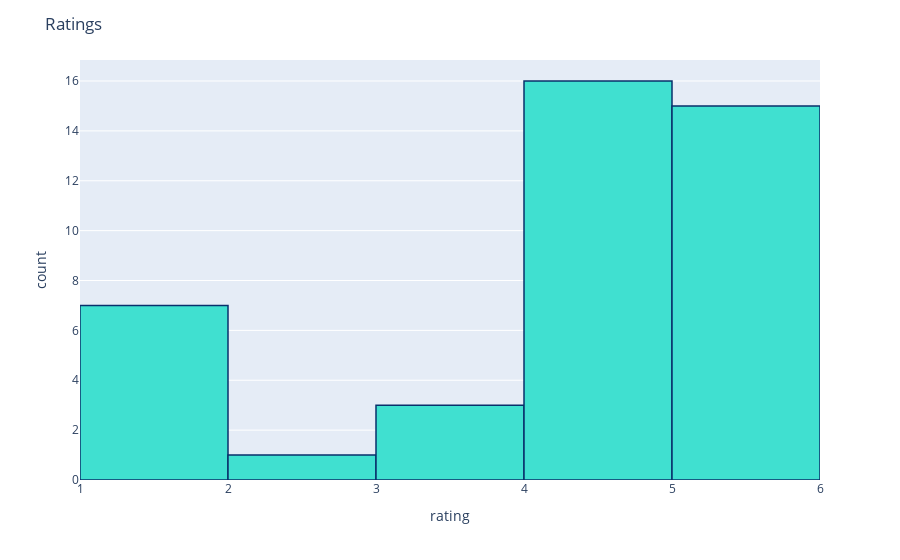

The notebook cell this image was saved under:
### Code cell
fig = px.histogram(rating_df, x="rating")
fig.update_traces(marker_color="turquoise",marker_line_color='rgb(8,48,107)',
                  marker_line_width=1.5)
fig.update_layout(title_text='Ratings')
fig.show()

### Figure 1 — Plotly figure (JSON) as saved in the notebook; plotly's stock layout.template omitted (floating-point values rounded to 4 significant figures)
{"data": [{"alignmentgroup": "True", "bingroup": "x", "hovertemplate": "rating=%{x}<br>count=%{y}<extra></extra>", "legendgroup": "", "marker": {"color": "turquoise", "line": {"color": "rgb(8,48,107)", "width": 1.5}, "pattern": {"shape": ""}}, "name": "", "offsetgroup": "", "orientation": "v", "showlegend": false, "type": "histogram", "x": [4, 4, 5, 4, 4, 3, 3.5, 1, 4, 1, 5, 1, 4, 1, 3, 1, 4.5, 4.5, 1.5, 4.5, 2.5, 4, 1, 4, 4.5, 5, 4.5, 5, 5, 5, 4.5, 5, 5, 5, 4.5, 5, 5, 5, 5, 5, 4.5, 5], "xaxis": "x", "yaxis": "y"}], "layout": {"barmode": "relative", "legend": {"tracegroupgap": 0}, "margin": {"t": 60}, "title": {"text": "Ratings"}, "xaxis": {"anchor": "y", "domain": [0, 1], "title": {"text": "rating"}}, "yaxis": {"anchor": "x", "domain": [0, 1], "title": {"text": "count"}}}}
